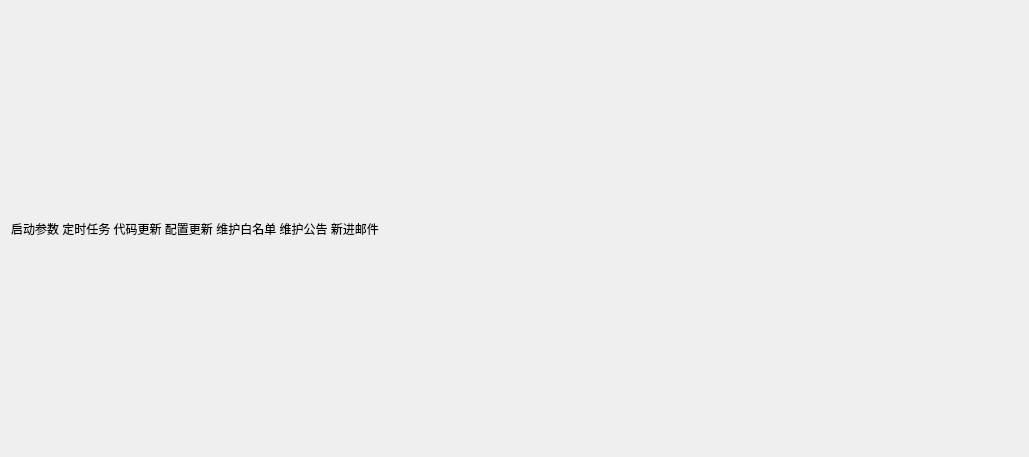
<?xml version="1.0" encoding="UTF-8"?>
<ui version="4.0">
 <class>ServerMgr</class>
 <widget class="QWidget" name="ServerMgr">
  <property name="geometry">
   <rect>
    <x>0</x>
    <y>0</y>
    <width>1029</width>
    <height>457</height>
   </rect>
  </property>
  <property name="windowTitle">
   <string>服务器管理</string>
  </property>
  <layout class="QVBoxLayout" name="verticalLayout_2">
   <item>
    <layout class="QVBoxLayout" name="verticalLayout">
     <item>
      <layout class="QHBoxLayout" name="horizontalLayout_2" stretch="0,1">
       <item>
        <widget class="QLabel" name="labelBtns">
         <property name="text">
          <string>启动参数 定时任务 代码更新 配置更新 维护白名单 维护公告 新进邮件 </string>
         </property>
        </widget>
       </item>
       <item>
        <spacer name="horizontalSpacer_2">
         <property name="orientation">
          <enum>Qt::Horizontal</enum>
         </property>
         <property name="sizeHint" stdset="0">
          <size>
           <width>40</width>
           <height>20</height>
          </size>
         </property>
        </spacer>
       </item>
      </layout>
     </item>
    </layout>
   </item>
  </layout>
 </widget>
 <resources/>
 <connections/>
</ui>
